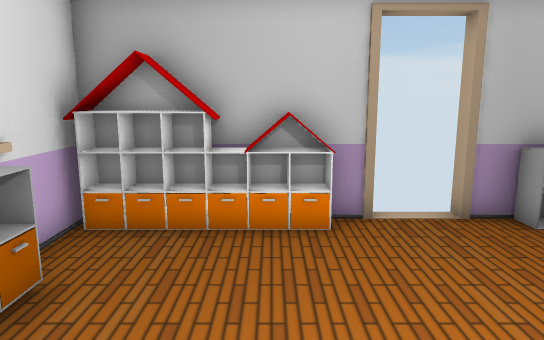
[1] (above)

12 first-person views from a walk through a Unity game level. The camera is 1.2 m above the floor, tilts 10° down and sees 70° across. Doors are open. The floor is counted in squares, 0.5 m on a side. Each view is taken from the middle of a square. On the plan, view 1 faces up. The plan holds only what a view shows up to about 20 squares ahead; the rest is blank. The player is left out.

[2]
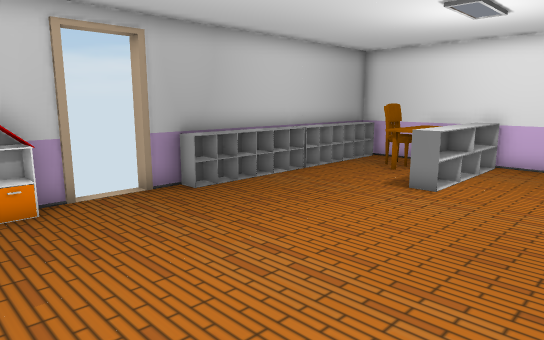

[3]
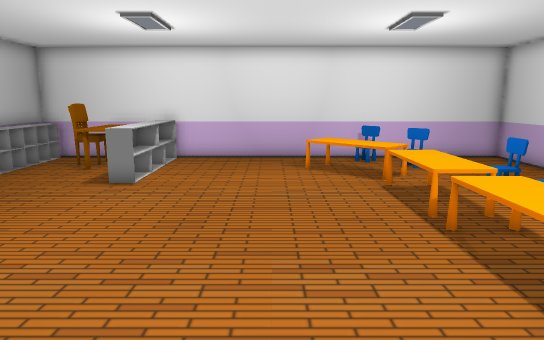

[4]
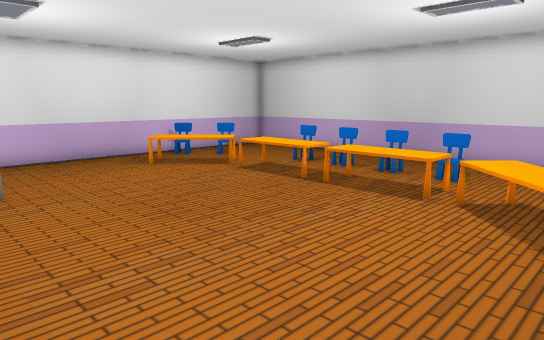

[5]
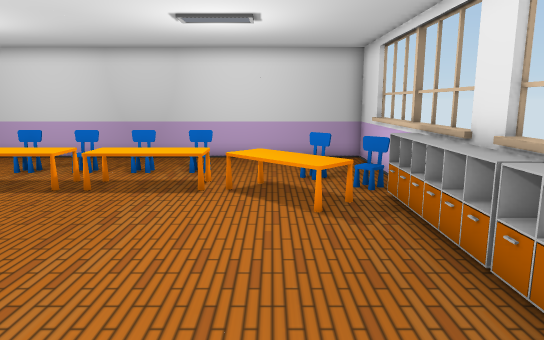

[6]
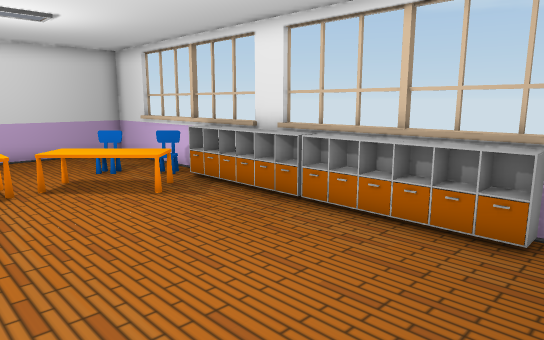

[7]
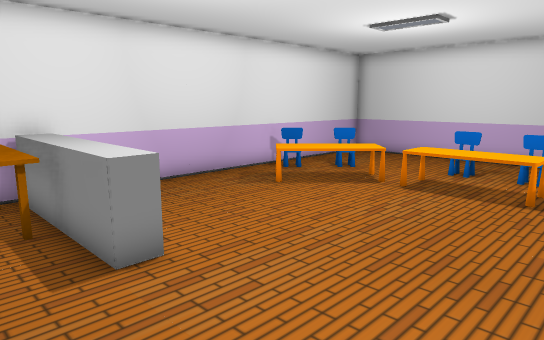

[8]
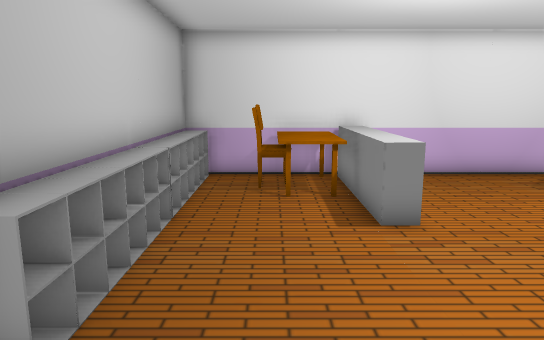

[9]
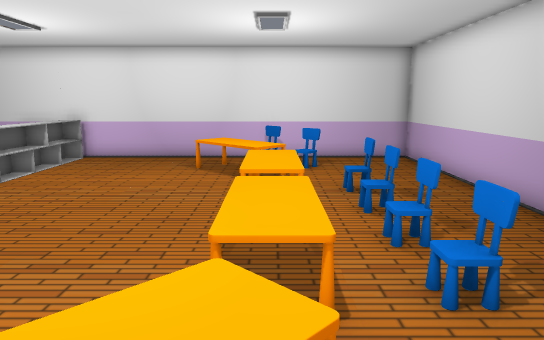

[10]
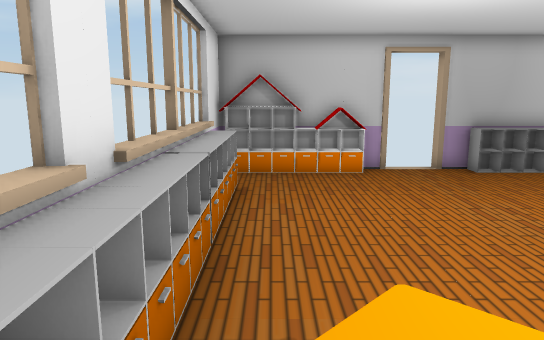

[11]
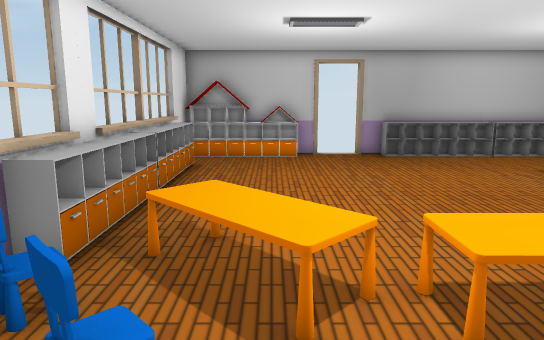

[12]
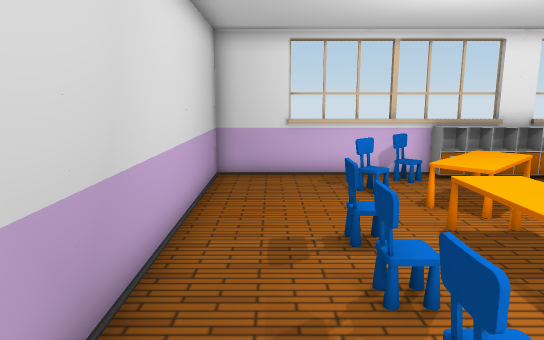

### Floor plan
Key: @ floor where view 1 was taken; # wall or solid block; . floor; D open door; = window, fence, low wall or low ledge; T thing the floor can be seen under or through; O other object.
Columns run from 4 left of view 1 to 15 right of it. Each row starts with its distance up from view 1.
  8  #####DDD###########
  7 ######...###########
  6 #................#
  5 ##..............####
  4 ##............. ####
  3 ##...........#=#####
  2 ##...........#.#####
  1 ##.................#
  0 ##..@..............#
 -1 ##.................#
 -2 ##.................#
 -3 ##.................#
 -4 ##.O............O..#
 -5 ##.OO..........OO..#
 -6 #=..O.OOOOOOOO.O..=#
 -7 =.#..............#.#
 -8 #..#..        ..#..#
 -9 =.....TTTTTTTT.....#
-10 #..................#
-11 #..................#
-12 ####################

Where each view was taken, in squares from view 1:
view 1: 0 up, 0 right, facing up
view 2: 2 down, 1 left, facing up-right
view 3: 2 down, 2 left, facing right
view 4: 4 up, 2 left, facing down-right
view 5: 5 up, 0 right, facing down
view 6: 6 up, 4 right, facing down-left
view 7: 5 up, 4 right, facing down-right
view 8: 5 up, 2 right, facing right
view 9: 6 down, 2 left, facing right
view 10: 6 down, 2 left, facing up
view 11: 10 down, 0 right, facing up
view 12: 10 down, 9 right, facing left
